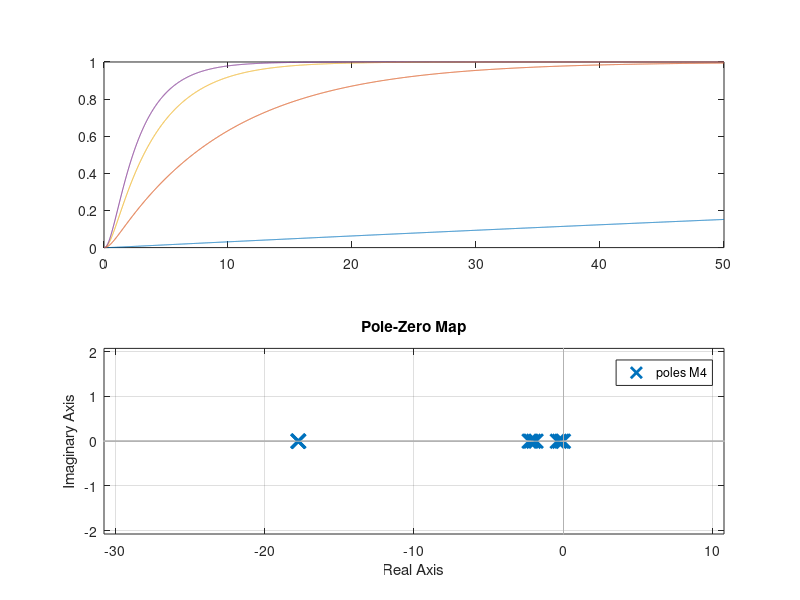

This chart was generated by the following MATLAB code:
% Modelos y Simulación
% Tema: Respuesta a lazo cerrado
% Autor: Gianfranco Salomone
 
clc;
clearvars;

% Constantes del motor
Ra = 1; La = 0.05;
kb = 0.9; kt = kb;

Jm = 0.4; bm = 0.005;
JL = 4; bL = 0.5;

% N < 1 indica que el torque realizado por la antena ejerce menor
%       efecto sobre el torque que realiza el motor
N = 1/333;  % tren de engranajes
Jeq = Jm+N^2*JL;
beq = bm+N^2*bL;

s = tf("s");
vel_antena = N*kt/ ((Jeq*s + beq)*(La*s + Ra) + kt*kb);
pos_antena = (1/s) * vel_antena;

%------------------- Realimentación -----------------

% Prueba para varios valores de kp:
kp = [1  30  70  100];
M1 = feedback(kp(1) * pos_antena, 1);
M2 = feedback(kp(2) * pos_antena, 1);
M3 = feedback(kp(3) * pos_antena, 1);
M4 = feedback(kp(4) * pos_antena, 1);

t = 0:.01:50;
Y1 = step(M1, t);
Y2 = step(M2, t);
Y3 = step(M3, t);
Y4 = step(M4, t);

figure(1)
subplot(2,1,1)
plot(t, Y1, t, Y2, t, Y3, t, Y4);

subplot(2,1,2)
hold on;
pzmap(M1)
pzmap(M2)
pzmap(M3)
pzmap(M4)
hold off;
